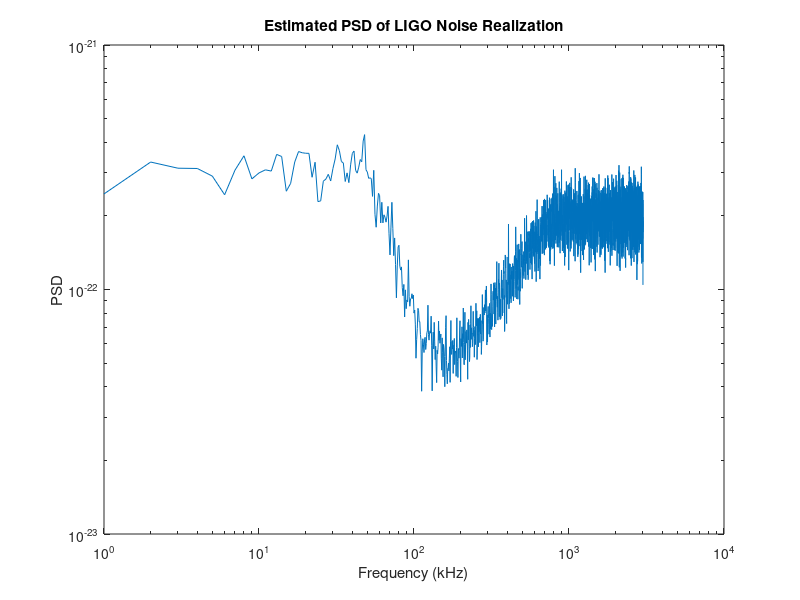
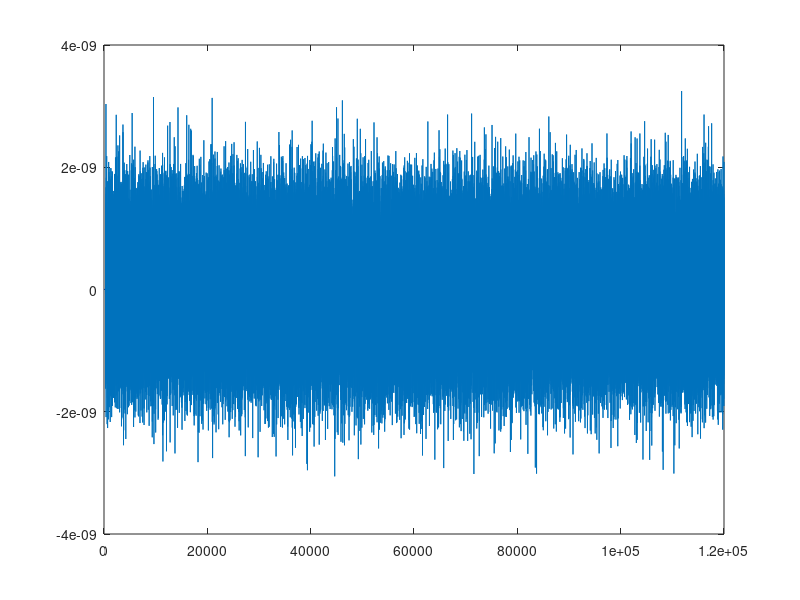

The MATLAB source for these figures, in order:
% Ligo Noise Simulation
% Read Ligo Sensitivity PSD
LIGOSen = load('iLIGOSensitivity.txt', '-ascii');

% Pre-filtering
lowCutoff = 50; % Hz
highCuttoff = 700; % Hz

% Low Frequency Cutoff
lowSn = LIGOSen(42,2); 

LIGOSen(1:42,2) = lowSn;

% High Frequency Cutoff
highSn = LIGOSen(71,2);

LIGOSen(71:end,2) = highSn;

LIGOSen(2:end+1,:) = LIGOSen;
LIGOSen(1,1) = 0; %Hz
LIGOSen(1,2) = lowSn;

% Sample Frequecy at 6 kHz
samplFreq = 6000;

LIGOSen = LIGOSen(1:85,:); % Cut window to 85
LIGOSen(85,1) = 3000; %Hz

% Generate White Gaussian Noise realization and pass through LIGO PSD filter
nSampl = 20*samplFreq; % 2 (s) * sampFreq
% Gaussian Noise Vector
noise = randn(1,nSampl);

% FIR Filter
freqVals  = LIGOSen(:,1);
PSDvals   = LIGOSen(:,2);
filtOrdr = 600; 

b = fir2(filtOrdr,freqVals/(samplFreq/2),sqrt(PSDvals));

noiseLIGOReal = sqrt(samplFreq)*fftfilt(b,noise);

%% Estimate the PSD using pwelch

[pxx, f] = pwelch(noiseLIGOReal, samplFreq, [], [], samplFreq);

figure;
loglog(f,pxx);
title('Estimated PSD of LIGO Noise Realization');
xlabel('Frequency (kHz)');
ylabel('PSD');

figure;
plot(noiseLIGOReal);
